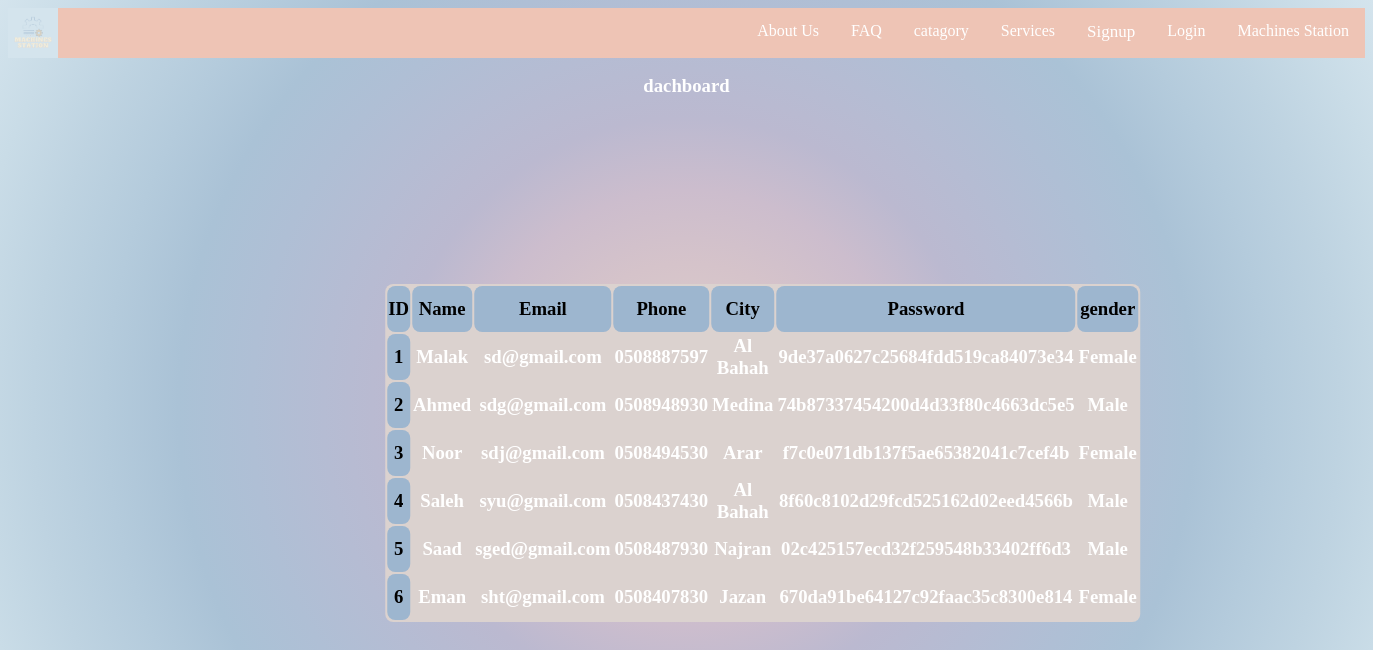
The page /serviceprovider_registering.php on the database as committed earlier.
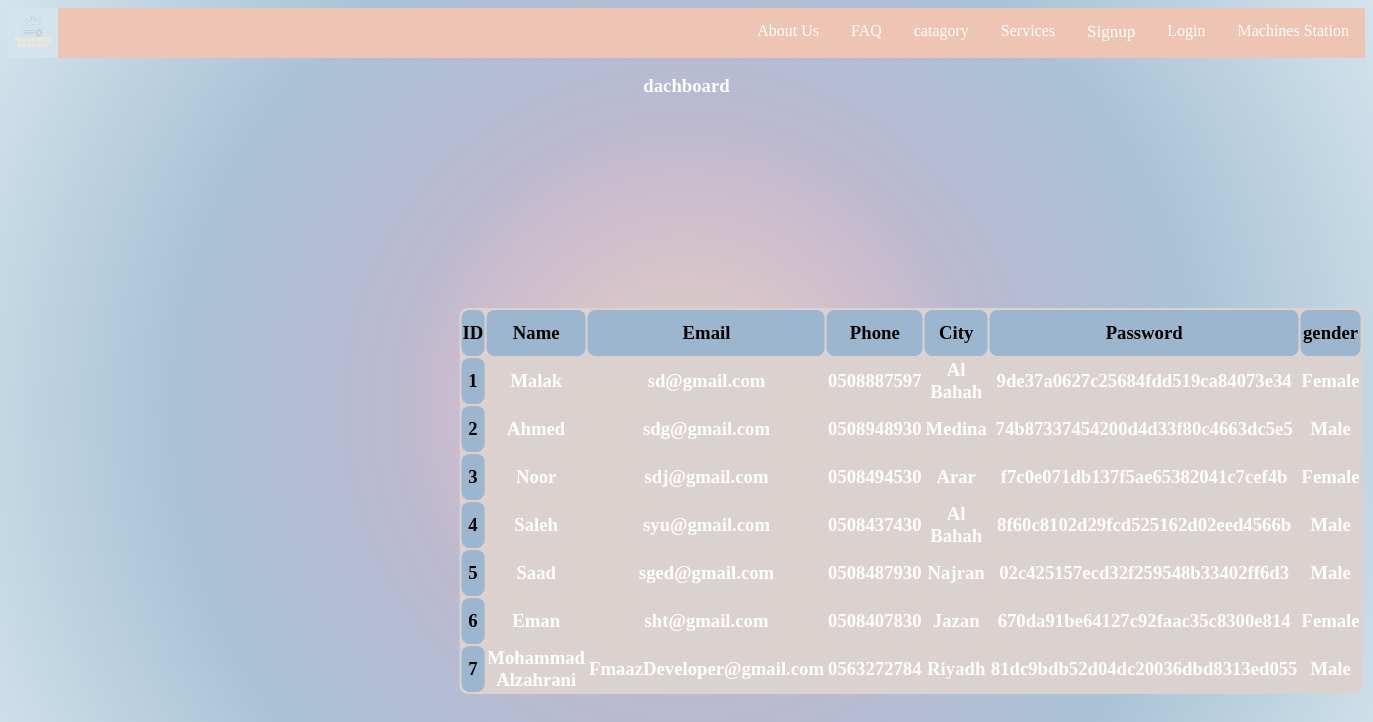
The same page on the database as committed later.
### tables this page shows
CREATE TABLE IF NOT EXISTS `provider_form` (
  `id` int NOT NULL AUTO_INCREMENT,
  `name` varchar(255) NOT NULL,
  `email` varchar(255) NOT NULL,
  `phone` varchar(255) NOT NULL,
  `city` varchar(255) NOT NULL DEFAULT 'user',
  `password` varchar(255) NOT NULL,
  `gender` varchar(255) NOT NULL DEFAULT 'user',
  PRIMARY KEY (`id`)
);

### serviceprovider_registering.php (the view, shortened to what this page needs)
<?php
@include 'connect.php';
?>
<!DOCTYPE html>
<html lang="en">
<head>
  <link rel="stylesheet" href="css/admin_homepage.css">
  <link rel="stylesheet" href="css/style2.css">
</head>
<body>
<nav class="nav">
        <div class="nav-header">
    <div class="nav-links">
       <ul>
        <a><img src="img/Machinestation.png" class="logo" href="index2.html"></a>
        <li><a href="index2.html" class="split">Machines Station</a></li>
        <li><a href="login.html">Login</a></li>
        <li><div class="dropdown">
            <button class="dropbtn">Signup
            </button>
          </li>
        <li><a href="service type.html">Services</a></li>
        <li><a href="catagory.html">catagory</a></li>
        <li><a href="FAQ.html">FAQ</a></li>
        <li><a href="About us.html">About Us</a></li>
    </ul>
    </div>
<div class="container">
<form action="" method="post">
  <h3> dachboard <h3>
<table class="table">
  <thead>
    <tr>
      <th scope="col">ID</th>
      <th scope="col">Name</th>
      <th scope="col">Email</th>
      <th scope="col">Phone</th>
      <th scope="col">City</th>
      <th scope="col">Password</th>
      <th scope="col">gender</th>
    </tr>
  </thead>
  <tbody>
    <?php
$select = " SELECT * FROM provider_form ";
$result = mysqli_query($conn, $select);
 if($result){
    while($row=mysqli_fetch_assoc($result)){
       $id=$row['id'];
       $name=$row['name'];
       $email=$row['email'];
       $phone=$row['phone'];
       $city=$row['city'];
       $password=$row['password'];
       $gender=$row['gender'];
       echo '<tr>
       <th scope="row">'.$id.'</th>
       <td>'.$name.'</td>
       <td>'.$email.'</td>
       <td>'.$phone.'</td>
       <td>'.$city.'</td>
       <td>'.$password.'</td>
       <td>'.$gender.'</td>
     </tr>';
  }
 }
    ?>
  </tbody>
</table>
</form>
</div>
</body>
</html>

Rows that differ between the two databases and show on the page:
added provider_form: id "7", name "Mohammad Alzahrani", email "FmaazDeveloper@gmail.com", phone "0563272784", city "Riyadh", password "81dc9bdb52d04dc20036dbd8313ed055", gender "Male"
